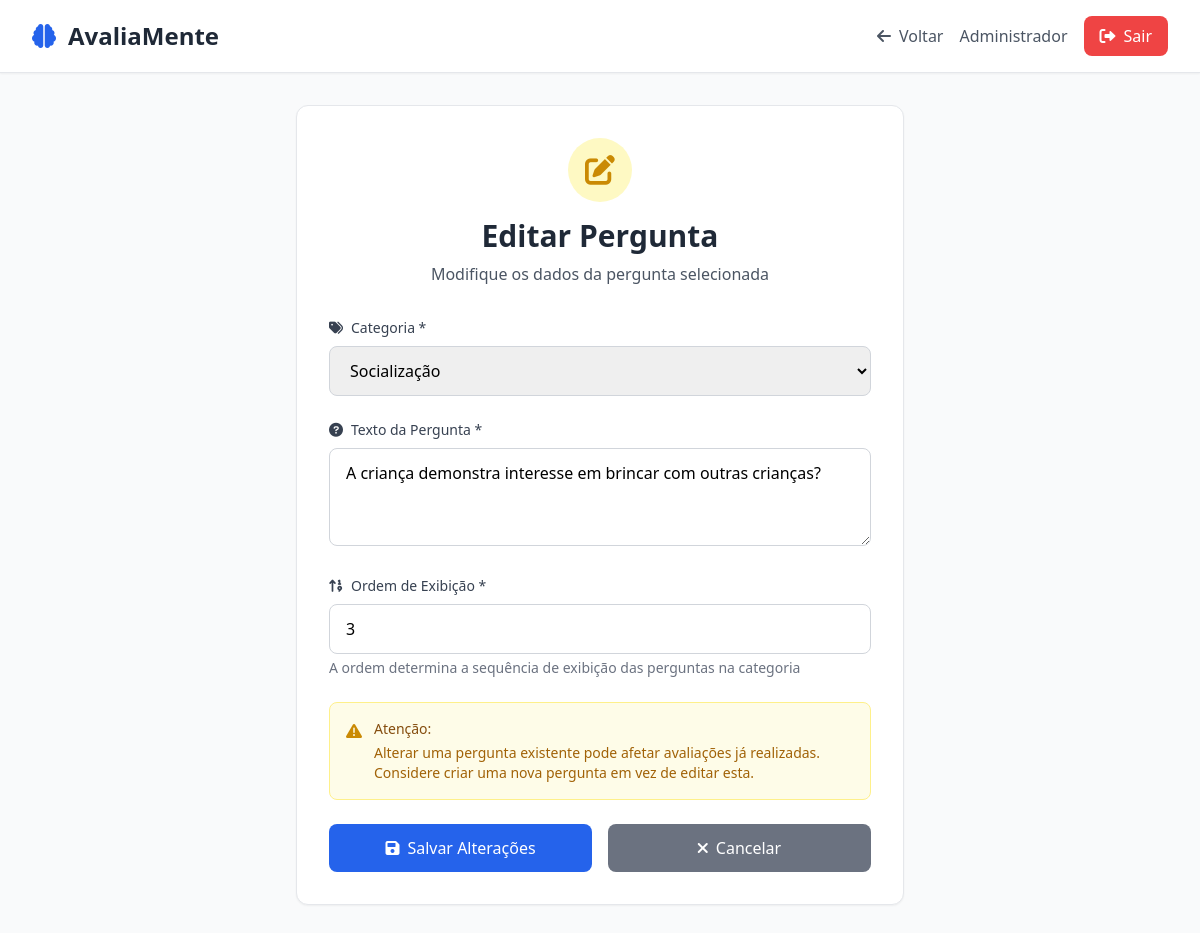
The page /editar_pergunta.php?id=3 (signed in) on the database its author committed.
### tables this page shows
CREATE TABLE perguntas (
    id INT AUTO_INCREMENT PRIMARY KEY,
    categoria_id INT NOT NULL,
    texto_pergunta TEXT NOT NULL,
    ordem INT DEFAULT 0,
    ativo BOOLEAN DEFAULT TRUE,
    FOREIGN KEY (categoria_id) REFERENCES categorias(id)
);

CREATE TABLE categorias (
    id INT AUTO_INCREMENT PRIMARY KEY,
    formulario_id INT NOT NULL,
    nome_categoria VARCHAR(100) NOT NULL,
    ordem INT DEFAULT 0,
    FOREIGN KEY (formulario_id) REFERENCES formularios(id)
);

### editar_pergunta.php (the view, shortened to what this page needs)
<?php
$database = new Database();
$pdo = $database->getConnection();
$pergunta_id = $_GET['id'] ?? 0;
$stmt = $pdo->prepare("
    SELECT p.*, c.nome_categoria
    FROM perguntas p
    JOIN categorias c ON p.categoria_id = c.id
    WHERE p.id = ? AND p.ativo = 1
");
$stmt->execute([$pergunta_id]);
$pergunta = $stmt->fetch(PDO::FETCH_ASSOC);
$stmt = $pdo->prepare("SELECT * FROM categorias ORDER BY ordem");
$stmt->execute();
$categorias = $stmt->fetchAll(PDO::FETCH_ASSOC);
?>
<!DOCTYPE html>
<html lang="pt-BR">
<head>
    <script src="https://cdn.tailwindcss.com"></script>
    <link href="https://cdnjs.cloudflare.com/ajax/libs/font-awesome/6.0.0/css/all.min.css" rel="stylesheet">
</head>
<body class="bg-gray-50 min-h-screen">
    <header class="bg-white shadow-sm border-b">
        <div class="max-w-7xl mx-auto px-4 sm:px-6 lg:px-8">
            <div class="flex justify-between items-center py-4">
                <div class="flex items-center">
                    <i class="fas fa-brain text-2xl text-blue-600 mr-3"></i>
                    <h1 class="text-2xl font-bold text-gray-800">AvaliaMente</h1>
                </div>
                <div class="flex items-center space-x-4">
                    <a href="gerenciar_perguntas.php" class="text-gray-600 hover:text-gray-800">
                        <i class="fas fa-arrow-left mr-2"></i>Voltar
                    </a>
                    <span class="text-gray-600"><?php echo htmlspecialchars($_SESSION['user_name']); ?></span>
                    <a href="logout.php" class="bg-red-500 text-white px-4 py-2 rounded-lg hover:bg-red-600 transition duration-200">
                        <i class="fas fa-sign-out-alt mr-2"></i>Sair
                    </a>
                </div>
            </div>
        </div>
    </header>
    <div class="max-w-2xl mx-auto px-4 sm:px-6 lg:px-8 py-8">
        <div class="bg-white rounded-xl shadow-sm p-8 border border-gray-200">
            <div class="text-center mb-8">
                <div class="inline-flex items-center justify-center w-16 h-16 bg-yellow-100 rounded-full mb-4">
                    <i class="fas fa-edit text-3xl text-yellow-600"></i>
                </div>
                <h2 class="text-3xl font-bold text-gray-800 mb-2">Editar Pergunta</h2>
                <p class="text-gray-600">Modifique os dados da pergunta selecionada</p>
            </div>
            <form method="POST" class="space-y-6">
                <div>
                    <label for="categoria_id" class="block text-sm font-medium text-gray-700 mb-2">
                        <i class="fas fa-tags mr-2"></i>Categoria *
                    </label>
                    <select id="categoria_id" name="categoria_id" required
                            class="w-full px-4 py-3 border border-gray-300 rounded-lg focus:ring-2 focus:ring-blue-500 focus:border-transparent transition duration-200">
                        <?php foreach ($categorias as $categoria): ?>
                            <option value="<?php echo $categoria['id']; ?>"
                                    <?php echo ($pergunta['categoria_id'] == $categoria['id']) ? 'selected' : ''; ?>>
                                <?php echo htmlspecialchars($categoria['nome_categoria']); ?>
                            </option>
                        <?php endforeach; ?>
                    </select>
                </div>
                <div>
                    <label for="texto_pergunta" class="block text-sm font-medium text-gray-700 mb-2">
                        <i class="fas fa-question-circle mr-2"></i>Texto da Pergunta *
                    </label>
                    <textarea id="texto_pergunta" name="texto_pergunta" required rows="3"
                              class="w-full px-4 py-3 border border-gray-300 rounded-lg focus:ring-2 focus:ring-blue-500 focus:border-transparent transition duration-200"
                              placeholder="Digite a pergunta que será apresentada durante a avaliação"><?php echo htmlspecialchars($pergunta['texto_pergunta']); ?></textarea>
                </div>
                <div>
                    <label for="ordem" class="block text-sm font-medium text-gray-700 mb-2">
                        <i class="fas fa-sort-numeric-up mr-2"></i>Ordem de Exibição *
                    </label>
                    <input type="number" id="ordem" name="ordem" required min="1"
                           value="<?php echo htmlspecialchars($pergunta['ordem']); ?>"
                           class="w-full px-4 py-3 border border-gray-300 rounded-lg focus:ring-2 focus:ring-blue-500 focus:border-transparent transition duration-200">
                    <p class="text-sm text-gray-500 mt-1">
                        A ordem determina a sequência de exibição das perguntas na categoria
                    </p>
                </div>
                <div class="bg-yellow-50 border border-yellow-200 rounded-lg p-4">
                    <div class="flex">
                        <i class="fas fa-exclamation-triangle text-yellow-600 mt-1 mr-3"></i>
                        <div>
                            <h4 class="text-sm font-medium text-yellow-800">Atenção:</h4>
                            <p class="text-sm text-yellow-700 mt-1">
                                Alterar uma pergunta existente pode afetar avaliações já realizadas.
                                Considere criar uma nova pergunta em vez de editar esta.
                            </p>
                        </div>
                    </div>
                </div>
                <div class="flex space-x-4">
                    <button type="submit"
                            class="flex-1 bg-blue-600 text-white py-3 px-4 rounded-lg hover:bg-blue-700 focus:ring-2 focus:ring-blue-500 focus:ring-offset-2 transition duration-200 font-medium">
                        <i class="fas fa-save mr-2"></i>Salvar Alterações
                    </button>
                    <a href="gerenciar_perguntas.php"
                       class="flex-1 bg-gray-500 text-white py-3 px-4 rounded-lg hover:bg-gray-600 focus:ring-2 focus:ring-gray-500 focus:ring-offset-2 transition duration-200 font-medium text-center">
                        <i class="fas fa-times mr-2"></i>Cancelar
                    </a>
                </div>
            </form>
        </div>
    </div>
</body>
</html>

### rows shown on the page
perguntas: categoria_id "Socialização", texto_pergunta "A criança demonstra interesse em brincar com outras crianças?", ordem "3"

### other values the page prints
$_SESSION['user_name'] "Administrador"
